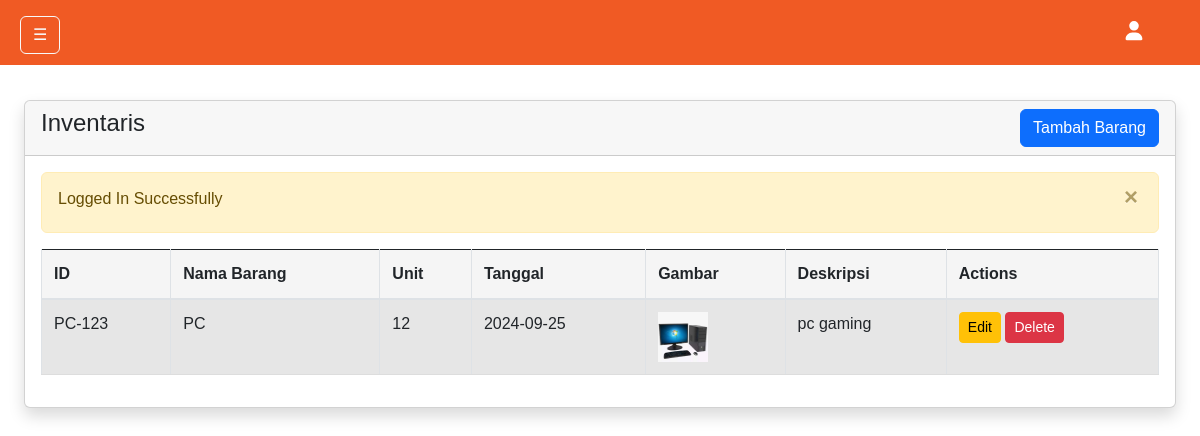
The page /admin/inventaris.php (signed in) on the database its author committed.
### tables this page shows
CREATE TABLE `inventory` (
  `id` varchar(10) NOT NULL,
  `item` varchar(70) NOT NULL,
  `unit` int(4) NOT NULL,
  `date` date NOT NULL,
  `picture` varchar(255) NOT NULL,
  `description` text NOT NULL
);

### admin/inventaris.php (the view, shortened to what this page needs)
<?php include('view/header.php') ?>
<div class="container-fluid px-4">
    <div class="card shadow">
        <div class="card-header">
            <h4 class="mb-0">Inventaris
                <button type="button" class="btn btn-primary float-end" data-toggle="modal" data-target="#tambahBarang">
                    Tambah Barang
                </button>
            </h4>
        </div>
        <div class="card-body">
            <?php
            $inventory = getAll('inventory');
            if (mysqli_num_rows($inventory) > 0) {
            ?>
                <div class="table-responsive">
                    <table class="table table-striped table-bordered">
                        <thead>
                            <tr>
                                <th>ID</th>
                                <th>Nama Barang</th>
                                <th>Unit</th>
                                <th>Tanggal</th>
                                <th>Gambar</th>
                                <th>Deskripsi</th>
                                <th>Actions</th>
                            </tr>
                        </thead>
                        <tbody>
                            <?php foreach ($inventory as $inventoryItem) : ?>
                                <tr>
                                    <td><?= $inventoryItem['id'] ?></td>
                                    <td><?= $inventoryItem['item'] ?></td>
                                    <td><?= $inventoryItem['unit'] ?></td>
                                    <td><?= $inventoryItem['date'] ?></td>
                                    <td>
                                        <img src="../<?=$inventoryItem['picture'];?>" alt="gk ada gambar" style="width:50px; height:50px;">
                                    </td>
                                    <td><?= $inventoryItem['description'] ?></td>
                                    <td>
                                        <button type="button" class="btn btn-warning btn-sm" data-toggle="modal" data-target="#editInventory<?= $inventoryItem['id'] ?>">
                                            Edit
                                        </button>
                                        <button type="button" class="btn btn-danger btn-sm" data-toggle="modal" data-target="#deleteInventory<?= $inventoryItem['id'] ?>">
                                            Delete
                                        </button>
                                    </td>
                                </tr>
                            <?php endforeach; ?>
                        </tbody>
                    </table>
                </div>
            <?php
            } else {
            ?>
                <tr>
                    <h4 class="mb-0">No Record Found</td>
                </tr>
            <?php
            }
            ?>
        </div>
    </div>
</div>
<?php include('view/footer.php') ?>

### rows shown on the page
inventory: id "PC-123", item "PC", unit "12", date "2024-09-25", picture (picture), description "pc gaming"

### other values the page prints
$_SESSION['status'] "Logged In Successfully"
